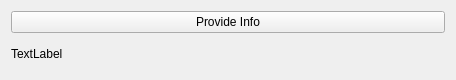
<?xml version="1.0" encoding="UTF-8"?>
<ui version="4.0">
 <class>Widget</class>
 <widget class="QWidget" name="Widget">
  <property name="geometry">
   <rect>
    <x>0</x>
    <y>0</y>
    <width>456</width>
    <height>80</height>
   </rect>
  </property>
  <property name="windowTitle">
   <string>Widget</string>
  </property>
  <layout class="QVBoxLayout" name="verticalLayout_2">
   <item>
    <layout class="QVBoxLayout" name="verticalLayout">
     <item>
      <widget class="QPushButton" name="provideInfoBtn">
       <property name="text">
        <string>Provide Info</string>
       </property>
      </widget>
     </item>
     <item>
      <widget class="QLabel" name="infoLabel">
       <property name="text">
        <string>TextLabel</string>
       </property>
       <property name="wordWrap">
        <bool>true</bool>
       </property>
      </widget>
     </item>
    </layout>
   </item>
  </layout>
 </widget>
 <resources/>
 <connections/>
</ui>
